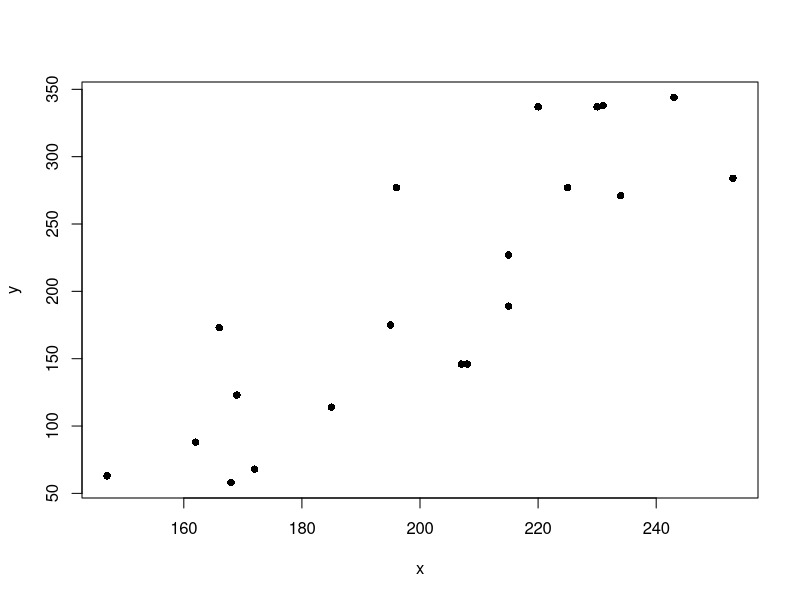
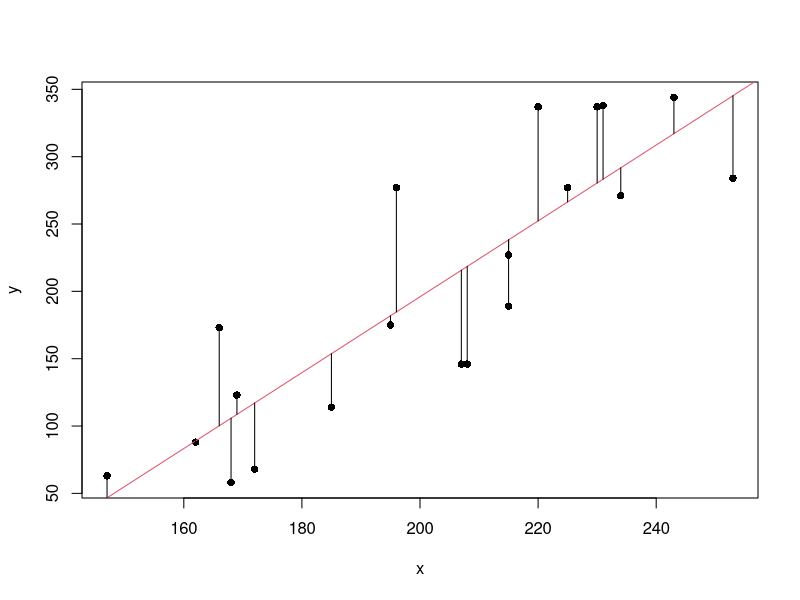

Here is the R script that generated these plots, in order: (Note: this script raises an error after producing the figures.)
## ---- chunk 1

# Production time
y <- c(175, 189, 344, 88, 114, 338, 271, 173, 284, 277, 337, 58, 146, 277, 123, 227, 63, 337, 146, 68)

# Number of units in the order
x <- c(195, 215, 243, 162, 185, 231, 234, 166, 253, 196, 220, 168, 207, 225, 169, 215, 147, 230, 208, 172)

# Data scatterplot (pch = 16 for filled points)
plot(y ~ x, pch = 16)

## ---- chunk 2

# Fit a linear model y = beta0 + beta1 * x
reg <- lm(y ~ x)

# The result is a list with several objects
names(reg)

# The fitted coefficients beta0 (intercept) and beta1 (slope)
reg$coefficients

# The regression line with the minimized distances
plot(y ~ x, pch = 16)
abline(reg, col = 2)
segments(x0 = x, y0 = y, x1 = x, y1 = reg$fitted.values)

## ---- chunk 3

# Create the design matrix
X <- cbind(1, x)

# The analytical solution
betahat <- solve(t(X) %*% X) %*% t(X) %*% y
betahat

# Minimal RSS
sum((y - X %*% betahat)^2)
## ---- chunk 4

# Define input
inputPanel(
  
  sliderInput("beta0", label = "Intercept:",
              min = -500, max = 300, value = reg$coefficients[1] + 600, step = 5),
  sliderInput("beta1", label = "Slope:",
              min = -3, max = 8, value = 0, step = 0.01)
  
)

# Create plot
renderPlot({
  plot(y ~ x, main = paste("RSS:", round(sum((input$beta0 + input$beta1 * x - y)^2), 1)), pch = 16, xlim = c(100, 300), ylim = c(0, 400))
  abline(a = input$beta0, b = input$beta1, col = 2)
  segments(x0 = x, y0 = y, x1 = x, y1 = input$beta0 + input$beta1 * x)
})
  
## ---- chunk 5
# 
#  ### Define a line
#   data_line <- data.frame(
#     x_rng = c(0, 1), 
#     y_rng = c(reg$coefficients[1], reg$coefficients[1] + reg$coefficients[2])
#   )     
#   
# p <- ggvis(data.frame("x" = x, "y" = y), x = ~x, y = ~y)
# layer_points(p) %>%
# layer_model_predictions(model = "lm", stroke := "red") %>%
#     layer_paths(x = ~x_rng, y = ~y_rng, stroke := "blue", data = data_line) %>% 
#   scale_numeric("x", domain = c(140, 270), nice = FALSE, clamp = TRUE) %>% 
#   scale_numeric("y", domain = c(0, 400), nice = FALSE, clamp = TRUE)
# 
## ---- chunk 6

# Summary of the fit
summary(reg)

## ---- chunk 7

# Point in which we want a prediction for y
newx <- data.frame(x = 200)

# Prediction with 95% confidence interval
predict(reg, newdata = newx, interval = "prediction", level = 0.95)

# The same prediction
reg$coefficients %*% c(1, 200)

## ---- chunk 8

# Fixed design
xf <- seq(0, 1, l = 50)

# Errors with different variance
set.seed(123456)
eps1 <- rnorm(50, sd = 0.1)
eps2 <- rnorm(50, sd = 1)

# Responses generated following a linear model
y1 <- 1 + 2 * xf + eps1
y2 <- 1 + 2 * xf + eps2

# Fits
reg1 <- lm(y1 ~ xf)
reg2 <- lm(y2 ~ xf)

# R^2 depends on the 
summary(reg1)
summary(reg2)

# Plot
par(mfrow = c(1, 2))
plot(y1 ~ xf, pch = 16, ylim = c(-1, 5))
abline(a = 1, b = 2, col = 2)
abline(a = reg1$coefficients[1], b = reg1$coefficients[2], col = 3)
plot(y2 ~ xf, pch = 16, ylim = c(-1, 5))
abline(a = 1, b = 2, col = 2)
abline(a = reg2$coefficients[1], b = reg2$coefficients[2], col = 3)

## ---- chunk 9

# Create data that: 
# 1) does NOT follow a linear model
# 2) the error is heteroskedastic
xf <- seq(0.15, 1, l = 100)
y3 <- 0.2 * sin(2 * pi * xf) + rnorm(n = 100, sd = 0.1 * xf^2)

# Great R^2!?
reg3 <- lm(y3 ~ xf)
summary(reg3)

# But predicting is obviously problematic
plot(y3 ~ xf, pch = 16)
lines(0.2 * sin(2 * pi * xf) ~ xf, col = 2)
abline(reg3, col = 3)

